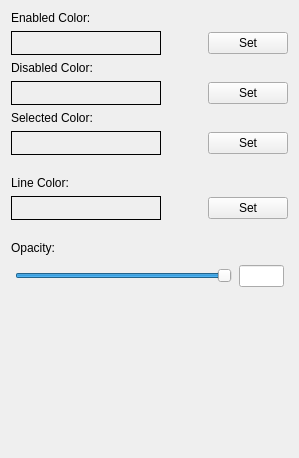
<?xml version="1.0" encoding="UTF-8"?>
<ui version="4.0">
 <class>PointColorWidget</class>
 <widget class="QWidget" name="PointColorWidget">
  <property name="geometry">
   <rect>
    <x>0</x>
    <y>0</y>
    <width>299</width>
    <height>458</height>
   </rect>
  </property>
  <property name="windowTitle">
   <string>Form</string>
  </property>
  <layout class="QVBoxLayout" name="verticalLayout">
   <item>
    <widget class="QLabel" name="enabledColorTextLabel">
     <property name="text">
      <string>Enabled Color:</string>
     </property>
     <property name="wordWrap">
      <bool>false</bool>
     </property>
    </widget>
   </item>
   <item>
    <layout class="QHBoxLayout" name="horizontalLayout_5">
     <item>
      <widget class="QLabel" name="enabledColorSwatch">
       <property name="minimumSize">
        <size>
         <width>150</width>
         <height>24</height>
        </size>
       </property>
       <property name="frameShape">
        <enum>QFrame::Box</enum>
       </property>
       <property name="text">
        <string/>
       </property>
       <property name="alignment">
        <set>Qt::AlignCenter</set>
       </property>
       <property name="wordWrap">
        <bool>false</bool>
       </property>
      </widget>
     </item>
     <item>
      <spacer name="spacer1">
       <property name="orientation">
        <enum>Qt::Horizontal</enum>
       </property>
       <property name="sizeType">
        <enum>QSizePolicy::Expanding</enum>
       </property>
       <property name="sizeHint" stdset="0">
        <size>
         <width>16</width>
         <height>16</height>
        </size>
       </property>
      </spacer>
     </item>
     <item>
      <widget class="QPushButton" name="enabledSetColorButton">
       <property name="text">
        <string>Set</string>
       </property>
      </widget>
     </item>
    </layout>
   </item>
   <item>
    <widget class="QLabel" name="disabledColorTextLabel">
     <property name="text">
      <string>Disabled Color:</string>
     </property>
     <property name="wordWrap">
      <bool>false</bool>
     </property>
    </widget>
   </item>
   <item>
    <layout class="QHBoxLayout" name="horizontalLayout_6">
     <item>
      <widget class="QLabel" name="disabledColorSwatch">
       <property name="minimumSize">
        <size>
         <width>150</width>
         <height>24</height>
        </size>
       </property>
       <property name="frameShape">
        <enum>QFrame::Box</enum>
       </property>
       <property name="text">
        <string/>
       </property>
       <property name="alignment">
        <set>Qt::AlignCenter</set>
       </property>
       <property name="wordWrap">
        <bool>false</bool>
       </property>
      </widget>
     </item>
     <item>
      <spacer name="spacer2">
       <property name="orientation">
        <enum>Qt::Horizontal</enum>
       </property>
       <property name="sizeType">
        <enum>QSizePolicy::Expanding</enum>
       </property>
       <property name="sizeHint" stdset="0">
        <size>
         <width>16</width>
         <height>16</height>
        </size>
       </property>
      </spacer>
     </item>
     <item>
      <widget class="QPushButton" name="disabledSetColorButton">
       <property name="text">
        <string>Set</string>
       </property>
      </widget>
     </item>
    </layout>
   </item>
   <item>
    <widget class="QLabel" name="selectedColorTextLabel">
     <property name="text">
      <string>Selected Color:</string>
     </property>
     <property name="wordWrap">
      <bool>false</bool>
     </property>
    </widget>
   </item>
   <item>
    <layout class="QHBoxLayout" name="horizontalLayout_7">
     <item>
      <widget class="QLabel" name="selectedColorSwatch">
       <property name="minimumSize">
        <size>
         <width>150</width>
         <height>24</height>
        </size>
       </property>
       <property name="frameShape">
        <enum>QFrame::Box</enum>
       </property>
       <property name="text">
        <string/>
       </property>
       <property name="alignment">
        <set>Qt::AlignCenter</set>
       </property>
       <property name="wordWrap">
        <bool>false</bool>
       </property>
      </widget>
     </item>
     <item>
      <spacer name="spacer3">
       <property name="orientation">
        <enum>Qt::Horizontal</enum>
       </property>
       <property name="sizeType">
        <enum>QSizePolicy::Expanding</enum>
       </property>
       <property name="sizeHint" stdset="0">
        <size>
         <width>16</width>
         <height>16</height>
        </size>
       </property>
      </spacer>
     </item>
     <item>
      <widget class="QPushButton" name="selectedSetColorButton">
       <property name="text">
        <string>Set</string>
       </property>
      </widget>
     </item>
    </layout>
   </item>
   <item>
    <spacer name="verticalSpacer_2">
     <property name="orientation">
      <enum>Qt::Vertical</enum>
     </property>
     <property name="sizeType">
      <enum>QSizePolicy::Fixed</enum>
     </property>
     <property name="sizeHint" stdset="0">
      <size>
       <width>100</width>
       <height>15</height>
      </size>
     </property>
    </spacer>
   </item>
   <item>
    <widget class="QLabel" name="lineColorTextLabel">
     <property name="text">
      <string>Line Color:</string>
     </property>
     <property name="wordWrap">
      <bool>false</bool>
     </property>
    </widget>
   </item>
   <item>
    <layout class="QHBoxLayout" name="horizontalLayout_8">
     <item>
      <widget class="QLabel" name="lineColorSwatch">
       <property name="minimumSize">
        <size>
         <width>150</width>
         <height>24</height>
        </size>
       </property>
       <property name="frameShape">
        <enum>QFrame::Box</enum>
       </property>
       <property name="text">
        <string/>
       </property>
       <property name="alignment">
        <set>Qt::AlignCenter</set>
       </property>
       <property name="wordWrap">
        <bool>false</bool>
       </property>
      </widget>
     </item>
     <item>
      <spacer name="spacer3_2">
       <property name="orientation">
        <enum>Qt::Horizontal</enum>
       </property>
       <property name="sizeType">
        <enum>QSizePolicy::Expanding</enum>
       </property>
       <property name="sizeHint" stdset="0">
        <size>
         <width>16</width>
         <height>16</height>
        </size>
       </property>
      </spacer>
     </item>
     <item>
      <widget class="QPushButton" name="lineSetColorButton">
       <property name="text">
        <string>Set</string>
       </property>
      </widget>
     </item>
    </layout>
   </item>
   <item>
    <spacer name="verticalSpacer_4">
     <property name="orientation">
      <enum>Qt::Vertical</enum>
     </property>
     <property name="sizeType">
      <enum>QSizePolicy::Fixed</enum>
     </property>
     <property name="sizeHint" stdset="0">
      <size>
       <width>100</width>
       <height>15</height>
      </size>
     </property>
    </spacer>
   </item>
   <item>
    <widget class="QLabel" name="opacityTextLabel">
     <property name="text">
      <string>Opacity:</string>
     </property>
     <property name="wordWrap">
      <bool>false</bool>
     </property>
    </widget>
   </item>
   <item>
    <layout class="QHBoxLayout" name="_2">
     <property name="spacing">
      <number>7</number>
     </property>
     <property name="leftMargin">
      <number>4</number>
     </property>
     <property name="topMargin">
      <number>4</number>
     </property>
     <property name="rightMargin">
      <number>4</number>
     </property>
     <property name="bottomMargin">
      <number>4</number>
     </property>
     <item>
      <widget class="QSlider" name="opacitySlider">
       <property name="maximum">
        <number>100</number>
       </property>
       <property name="pageStep">
        <number>10</number>
       </property>
       <property name="value">
        <number>100</number>
       </property>
       <property name="orientation">
        <enum>Qt::Horizontal</enum>
       </property>
      </widget>
     </item>
     <item>
      <widget class="QLineEdit" name="opacityEdit">
       <property name="maximumSize">
        <size>
         <width>45</width>
         <height>32767</height>
        </size>
       </property>
       <property name="alignment">
        <set>Qt::AlignLeading</set>
       </property>
      </widget>
     </item>
    </layout>
   </item>
   <item>
    <spacer name="verticalSpacer_3">
     <property name="orientation">
      <enum>Qt::Vertical</enum>
     </property>
     <property name="sizeHint" stdset="0">
      <size>
       <width>20</width>
       <height>175</height>
      </size>
     </property>
    </spacer>
   </item>
  </layout>
 </widget>
 <resources/>
 <connections/>
</ui>
